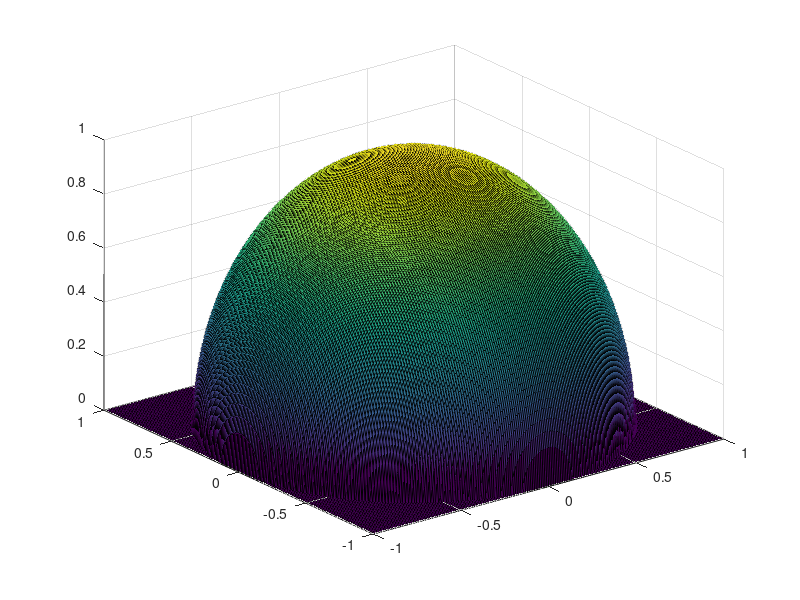

MATLAB code to generate this figure: (Note: this script raises an error after producing the figure.)
%Uses a simpler model g(x,y) = g(x)*g(y) in the simulation 

clear all;
close all;
clc;

%Scanning parameters
angle_bias(1) = 0;
bias = angle_bias(1);
phi = 20;
scan_radius = 10;
r_source = 1.2;


%Initial position parameters
theta(1) = 45;
psi(1) = 45;
my_pos(:,1) = [0;psi(1);theta(1)]; %first entry is considered zero so as to manage the intensity term

scan_theta(1) = theta(1) + scan_radius*sind(bias);
scan_psi(1) = psi(1) + scan_radius*cosd(bias);

actual_position(:,1) = [-4,55,55]'; % -4 so as to keep x1 positive 

x(:,1) = my_pos(:,1)-actual_position(:,1);
x_hat_k(:,1) = [3,0,0]';

y_hat_series(1) = 0;



%Noise Covariance Matrices and Kalman filter parameters
Q_system = 0.01*[1,0,0;0,10,0;0,0,10];
Q = 0.1*[1,0,0;0,10,0;0,0,10;];
R = eye(3);
R_inv = inv(R);
R_system = 0.1*eye(2);

P(:,:,1) = [1,0,0;0,10,0;0,0,10];
P_current = P(:,:,1);

%System Matrices
A = eye(3);
B = [0,0;1,0;0,1];

%Previous values needed for initialisation
u2_previous = 0.1;
u3_previous = 0.1;

u2_k = 0.0;
u3_k = 0.0;

u2 = [u2_k; u2_previous];
u3 = [u3_k; u3_previous];

previous_measurement = 0;
previous_previous_measurement = 0;

diff_sum = 0;
previous_difference = 0;
normal_u2 = 0;
normal_u3 = 0;


num_iteration = 200;

[X,Y] = meshgrid(-1:0.01:1);
Z = real(sqrt(1-X.*X - Y.*Y));
hFig = figure;
set(hFig, 'Position', [680 678 1400 1050])
surf(X,Y,real(Z));
frame(1) = getframe;
hold on;
for i=2:num_iteration
    i
	tic;
	actual_position(:,i) = actual_position(:,i-1)+ 0.08*[0; 1;1] + [normrnd(0,Q_system(1,1)); normrnd(0,Q_system(2,2));normrnd(0,Q_system(3,3))];
    my_pos(:,i) = my_pos(:,i-1)  + [0;u2_k;u3_k];
    x1 = my_pos(1,i)-actual_position(1,i);
    x2_temp = my_pos(2,i)-actual_position(2,i);
    [x3,x2] = angle_transform(my_pos(3,i), x2_temp, -actual_position(3,i));
	%theta(i) = theta(i-1) + u3_k;
    
	x1_hat_k = x_hat_k(1,i-1);
    x2_hat_k = x_hat_k(2,i-1);
    x3_hat_k = x_hat_k(3,i-1);
    
    x(:,i) = [x1;x2;x3];
    angle_bias(i) = angle_bias(i-1) + phi;
    bias = angle_bias(i);
	previous_alpha_bias = scan_radius*sind(bias-phi);
	previous_beta_bias = scan_radius*cosd(bias-phi);
	alpha_bias = scan_radius*sind(bias);
	beta_bias = scan_radius*cosd(bias);
    
    previous_u = [u2,u3];
    scan_parameters = [scan_radius, bias, phi];
    
    C = get_C_matrix(x_hat_k(:,i-1),previous_u,scan_parameters);
    rank_C(i) = rank(C);
    rank(C);
    P_current = A*P_current*A' + Q;
    
    % Output calculation
    measurement = exact_measurement_model(x1,x2 + beta_bias,x3 + alpha_bias) + normrnd(0,R_system(1,1));
    y = [measurement;previous_measurement; previous_previous_measurement];
    y_hat = get_output_array(x_hat_k(:,i-1), previous_u,scan_parameters);
    y_hat_series(i) = y_hat(1); 
    y_series(i) = measurement;
    previous_measurement = measurement;
    previous_previous_measurement = previous_measurement;

    % Filtering    
    K = P_current*C'*inv(C*P_current*C' + R);
    x_hat_k(:,i) = x_hat_k(:,i-1)+K*(y-y_hat);
    P(:,:,i) = (eye(3) - K*C)*P_current;
    P_current = P(:,:,i);

    difference = abs(y(1)-y_hat(1));
    diff_sum = diff_sum + difference;
    
    if x_hat_k(1,i) < 0
        x_hat_k(1,i) = 0;
    end
    
    if(difference + previous_difference < 1)
        G = 1
        G2 = 0.2;
        scan_radius = 4
    else
        G = 0.2
        G2 = 0;
    end
    
    %G = 0.0;
    previous_difference = difference;
    
    normal_u2 = -G*x_hat_k(2,i);
    normal_u3 = -G*x_hat_k(3,i);
    
    u2 = [normal_u2; u2_previous];
    u3 = [normal_u2; u3_previous];
    x_hat_k(:,i) = x_hat_k(:,i)+ [0; normal_u2;normal_u3];

    u2_previous = normal_u2;
    u3_previous = normal_u3;
    
    [dummy_u3,u2_k] = angle_transform(normal_u3, normal_u2, theta(i-1));
    u3_k = dummy_u3 - theta(i-1);
    
    psi(i) = psi(i-1) + u2_k;
    theta(i) = theta(i-1) + u3_k; 
    
    
    
    
    %Computations related to plotting and motor commands
    
    [theta_offset_temp,psi_offset] = angle_transform(alpha_bias, beta_bias, theta(i));
    theta_offset = theta_offset_temp-theta(i);
   
    
    scan_psi(i) = psi(i) + psi_offset;
    scan_theta(i) = theta(i) + theta_offset;
    
    Motor_command_psi = scan_psi(i) - scan_psi(i-1);
    Motor_command_theta = scan_theta(i) - scan_theta(i-1);
    
    %My position
    azimuth = my_pos(2,i);
    elevation = my_pos(3,i);
    [xe,ye,ze] = sph2cart(azimuth*pi/180,elevation*pi/180,r_source);
    
    %Actual source positions
    azimuth = actual_position(2,i);
    elevation = actual_position(3,i);
    [xa,ya,za] = sph2cart(azimuth*pi/180,elevation*pi/180,r_source);
    
    
    xp(i) = cosd(scan_theta(i))*cosd(scan_psi(i));
    yp(i) = cosd(scan_theta(i))*sind(scan_psi(i));
    zp(i) = sind(scan_theta(i));
    plot3(xp(i),yp(i),zp(i),'yo','MarkerFaceColor','y');
    plot3([0 xa],[0 ya],[0 za],'-ro','MarkerFaceColor','r','LineWidth',2);
    plot3([0 xe],[0 ye],[0 ze],'--go','MarkerFaceColor','g','LineWidth',1);
    %drawnow;
    frame(i) = getframe;
    t(i) = toc;
end




T = 0.08;
time = T:T:num_iteration*T;



figure;

subplot(4,1,1);
%plot(time,x(1,:));
hold on;
%plot(x_hat_data(1,1:num_iteration),'r');
plot(time,x(1,:),'r');
plot(time,x_hat_k(1,:));
%title('Convergence');
xlabel('Time') % x-axis label
ylabel('$$\hat{x}_1$$','Interpreter','Latex');
legend('Original state','Extended Kalman Filter')

subplot(4,1,2);
hold on;
%plot(time,x(2,:));
%plot(x_hat_data(2,1:num_iteration),'r');
%plot(-20*control_data(1:num_iteration),'k');
plot(time,x(2,:),'r');
plot(time,x_hat_k(2,:));
%ylim([-20,20]);
xlabel('Time') % x-axis label
ylabel('$$\hat{x}_2$$','Interpreter','Latex');

subplot(4,1,3);

hold on;
%plot(time,x(2,:));
%plot(x_hat_data(2,1:num_iteration),'r');
%plot(-20*control_data(1:num_iteration),'k');
plot(time,x(3,:),'r');
plot(time,x_hat_k(3,:));
ylim([-20,20]);
xlabel('Time') % x-axis label
ylabel('$$\hat{x}_3$$','Interpreter','Latex');

subplot(4,1,4);
hold on;
%plot(time,x(2,:));
%plot(y_hat_data(1,1:num_iteration),'r');

plot(time, y_series(1,1:num_iteration),'r');
%plot(time, measurement_data,'k');
plot(time, y_hat_series,'b')
legend('Simulated measurement','Estimated measurement')

ylim([-20,20]);
xlabel('Time') % x-axis label
ylabel('$$\hat{y}$$','Interpreter','Latex');
ylim([0,5]);

%figure;
dummy_x = -50:0.5:50;
dummy_y = gaussian_value(dummy_x);
%plot(dummy_x,dummy_y);



%Movie generation
myVideo = VideoWriter('Videos/basic_scan.avi');
open(myVideo);
writeVideo(myVideo, frame);
close(myVideo);